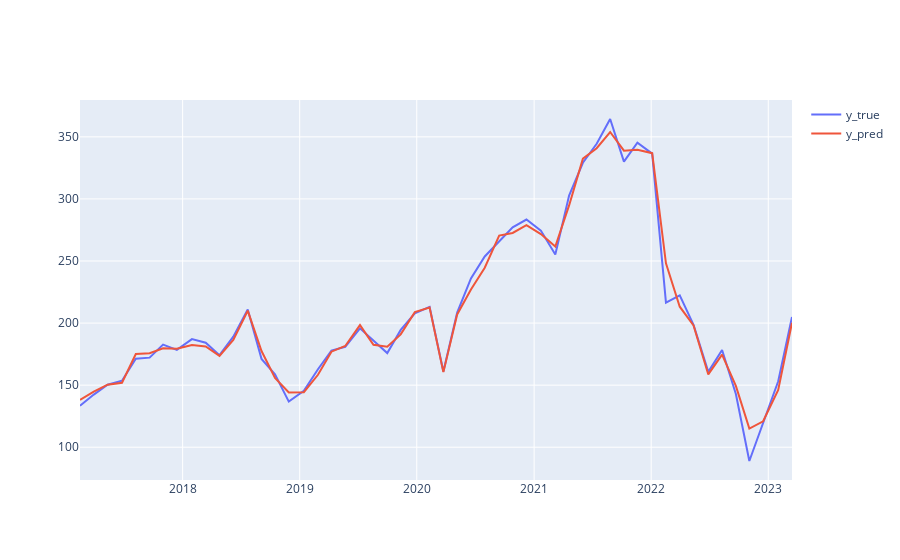

Notebook code cell kept with this figure:
### Code cell
import plotly.graph_objects as go

fig = go.Figure()

fig.add_trace(go.Scatter(x=dates, y=y_true, mode='lines', name='y_true'))

fig.add_trace(go.Scatter(x=dates, y=y_pred, mode='lines', name='y_pred'))

fig.show()
